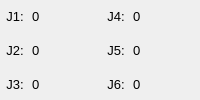
            <widget class="QWidget" name="widget_10" native="true">
             <property name="styleSheet">
              <string notr="true">color: rgb(0, 0, 0);</string>
             </property>
             <layout class="QGridLayout" name="gridLayout_22">
              <property name="leftMargin">
               <number>0</number>
              </property>
              <property name="topMargin">
               <number>0</number>
              </property>
              <property name="rightMargin">
               <number>0</number>
              </property>
              <property name="bottomMargin">
               <number>0</number>
              </property>
              <property name="spacing">
               <number>2</number>
              </property>
              <item row="1" column="0">
               <widget class="QLabel" name="label_27">
                <property name="sizePolicy">
                 <sizepolicy hsizetype="Preferred" vsizetype="Preferred">
                  <horstretch>0</horstretch>
                  <verstretch>0</verstretch>
                 </sizepolicy>
                </property>
                <property name="maximumSize">
                 <size>
                  <width>30</width>
                  <height>16777215</height>
                 </size>
                </property>
                <property name="font">
                 <font>
                  <pointsize>10</pointsize>
                 </font>
                </property>
                <property name="text">
                 <string>J2:</string>
                </property>
                <property name="alignment">
                 <set>Qt::AlignCenter</set>
                </property>
               </widget>
              </item>
              <item row="0" column="1">
               <widget class="QLabel" name="labelRobotCurrentJoint1">
                <property name="sizePolicy">
                 <sizepolicy hsizetype="Preferred" vsizetype="Preferred">
                  <horstretch>0</horstretch>
                  <verstretch>0</verstretch>
                 </sizepolicy>
                </property>
                <property name="maximumSize">
                 <size>
                  <width>16777215</width>
                  <height>16777215</height>
                 </size>
                </property>
                <property name="font">
                 <font>
                  <pointsize>10</pointsize>
                 </font>
                </property>
                <property name="text">
                 <string>0</string>
                </property>
                <property name="alignment">
                 <set>Qt::AlignLeading|Qt::AlignLeft|Qt::AlignVCenter</set>
                </property>
               </widget>
              </item>
              <item row="1" column="1">
               <widget class="QLabel" name="labelRobotCurrentJoint2">
                <property name="sizePolicy">
                 <sizepolicy hsizetype="Preferred" vsizetype="Preferred">
                  <horstretch>0</horstretch>
                  <verstretch>0</verstretch>
                 </sizepolicy>
                </property>
                <property name="maximumSize">
                 <size>
                  <width>16777215</width>
                  <height>16777215</height>
                 </size>
                </property>
                <property name="font">
                 <font>
                  <pointsize>10</pointsize>
                 </font>
                </property>
                <property name="text">
                 <string>0</string>
                </property>
                <property name="alignment">
                 <set>Qt::AlignLeading|Qt::AlignLeft|Qt::AlignVCenter</set>
                </property>
               </widget>
              </item>
              <item row="0" column="2">
               <widget class="QLabel" name="label_29">
                <property name="sizePolicy">
                 <sizepolicy hsizetype="Preferred" vsizetype="Preferred">
                  <horstretch>0</horstretch>
                  <verstretch>0</verstretch>
                 </sizepolicy>
                </property>
                <property name="maximumSize">
                 <size>
                  <width>30</width>
                  <height>16777215</height>
                 </size>
                </property>
                <property name="font">
                 <font>
                  <pointsize>10</pointsize>
                 </font>
                </property>
                <property name="text">
                 <string>J4:</string>
                </property>
                <property name="alignment">
                 <set>Qt::AlignCenter</set>
                </property>
               </widget>
              </item>
              <item row="2" column="0">
               <widget class="QLabel" name="label_28">
                <property name="sizePolicy">
                 <sizepolicy hsizetype="Preferred" vsizetype="Preferred">
                  <horstretch>0</horstretch>
                  <verstretch>0</verstretch>
                 </sizepolicy>
                </property>
                <property name="maximumSize">
                 <size>
                  <width>30</width>
                  <height>16777215</height>
                 </size>
                </property>
                <property name="font">
                 <font>
                  <pointsize>10</pointsize>
                 </font>
                </property>
                <property name="text">
                 <string>J3:</string>
                </property>
                <property name="alignment">
                 <set>Qt::AlignCenter</set>
                </property>
               </widget>
              </item>
              <item row="1" column="2">
               <widget class="QLabel" name="label_30">
                <property name="sizePolicy">
                 <sizepolicy hsizetype="Preferred" vsizetype="Preferred">
                  <horstretch>0</horstretch>
                  <verstretch>0</verstretch>
                 </sizepolicy>
                </property>
                <property name="maximumSize">
                 <size>
                  <width>30</width>
                  <height>16777215</height>
                 </size>
                </property>
                <property name="font">
                 <font>
                  <pointsize>10</pointsize>
                 </font>
                </property>
                <property name="text">
                 <string>J5:</string>
                </property>
                <property name="alignment">
                 <set>Qt::AlignCenter</set>
                </property>
               </widget>
              </item>
              <item row="0" column="0">
               <widget class="QLabel" name="label_20">
                <property name="sizePolicy">
                 <sizepolicy hsizetype="Preferred" vsizetype="Preferred">
                  <horstretch>0</horstretch>
                  <verstretch>0</verstretch>
                 </sizepolicy>
                </property>
                <property name="maximumSize">
                 <size>
                  <width>30</width>
                  <height>16777215</height>
                 </size>
                </property>
                <property name="font">
                 <font>
                  <pointsize>10</pointsize>
                 </font>
                </property>
                <property name="text">
                 <string>J1:</string>
                </property>
                <property name="alignment">
                 <set>Qt::AlignCenter</set>
                </property>
               </widget>
              </item>
              <item row="2" column="2">
               <widget class="QLabel" name="label_31">
                <property name="sizePolicy">
                 <sizepolicy hsizetype="Preferred" vsizetype="Preferred">
                  <horstretch>0</horstretch>
                  <verstretch>0</verstretch>
                 </sizepolicy>
                </property>
                <property name="maximumSize">
                 <size>
                  <width>30</width>
                  <height>16777215</height>
                 </size>
                </property>
                <property name="font">
                 <font>
                  <pointsize>10</pointsize>
                 </font>
                </property>
                <property name="text">
                 <string>J6:</string>
                </property>
                <property name="alignment">
                 <set>Qt::AlignCenter</set>
                </property>
               </widget>
              </item>
              <item row="2" column="1">
               <widget class="QLabel" name="labelRobotCurrentJoint3">
                <property name="sizePolicy">
                 <sizepolicy hsizetype="Preferred" vsizetype="Preferred">
                  <horstretch>0</horstretch>
                  <verstretch>0</verstretch>
                 </sizepolicy>
                </property>
                <property name="maximumSize">
                 <size>
                  <width>16777215</width>
                  <height>16777215</height>
                 </size>
                </property>
                <property name="font">
                 <font>
                  <pointsize>10</pointsize>
                 </font>
                </property>
                <property name="text">
                 <string>0</string>
                </property>
                <property name="alignment">
                 <set>Qt::AlignLeading|Qt::AlignLeft|Qt::AlignVCenter</set>
                </property>
               </widget>
              </item>
              <item row="0" column="3">
               <widget class="QLabel" name="labelRobotCurrentJoint4">
                <property name="sizePolicy">
                 <sizepolicy hsizetype="Preferred" vsizetype="Preferred">
                  <horstretch>0</horstretch>
                  <verstretch>0</verstretch>
                 </sizepolicy>
                </property>
                <property name="maximumSize">
                 <size>
                  <width>16777215</width>
                  <height>16777215</height>
                 </size>
                </property>
                <property name="font">
                 <font>
                  <pointsize>10</pointsize>
                 </font>
                </property>
                <property name="text">
                 <string>0</string>
                </property>
                <property name="alignment">
                 <set>Qt::AlignLeading|Qt::AlignLeft|Qt::AlignVCenter</set>
                </property>
               </widget>
              </item>
              <item row="1" column="3">
               <widget class="QLabel" name="labelRobotCurrentJoint5">
                <property name="sizePolicy">
                 <sizepolicy hsizetype="Preferred" vsizetype="Preferred">
                  <horstretch>0</horstretch>
                  <verstretch>0</verstretch>
                 </sizepolicy>
                </property>
                <property name="maximumSize">
                 <size>
                  <width>16777215</width>
                  <height>16777215</height>
                 </size>
                </property>
                <property name="font">
                 <font>
                  <pointsize>10</pointsize>
                 </font>
                </property>
                <property name="text">
                 <string>0</string>
                </property>
                <property name="alignment">
                 <set>Qt::AlignLeading|Qt::AlignLeft|Qt::AlignVCenter</set>
                </property>
               </widget>
              </item>
              <item row="2" column="3">
               <widget class="QLabel" name="labelRobotCurrentJoint6">
                <property name="sizePolicy">
                 <sizepolicy hsizetype="Preferred" vsizetype="Preferred">
                  <horstretch>0</horstretch>
                  <verstretch>0</verstretch>
                 </sizepolicy>
                </property>
                <property name="maximumSize">
                 <size>
                  <width>16777215</width>
                  <height>16777215</height>
                 </size>
                </property>
                <property name="font">
                 <font>
                  <pointsize>10</pointsize>
                 </font>
                </property>
                <property name="text">
                 <string>0</string>
                </property>
                <property name="alignment">
                 <set>Qt::AlignLeading|Qt::AlignLeft|Qt::AlignVCenter</set>
                </property>
               </widget>
              </item>
             </layout>
            </widget>
